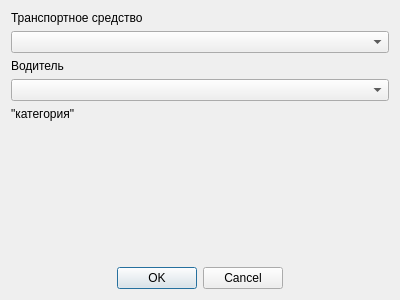
<?xml version="1.0" encoding="UTF-8"?>
<ui version="4.0">
 <class>addFixDriver</class>
 <widget class="QDialog" name="addFixDriver">
  <property name="geometry">
   <rect>
    <x>0</x>
    <y>0</y>
    <width>400</width>
    <height>300</height>
   </rect>
  </property>
  <property name="maximumSize">
   <size>
    <width>400</width>
    <height>300</height>
   </size>
  </property>
  <property name="windowTitle">
   <string>Закрепление водителя</string>
  </property>
  <layout class="QVBoxLayout" name="verticalLayout">
   <item>
    <widget class="QLabel" name="label">
     <property name="text">
      <string>&lt;html&gt;&lt;head/&gt;&lt;body&gt;&lt;p&gt;Транспортное средство&lt;/p&gt;&lt;/body&gt;&lt;/html&gt;</string>
     </property>
    </widget>
   </item>
   <item>
    <widget class="QComboBox" name="autosBox"/>
   </item>
   <item>
    <widget class="QLabel" name="label_2">
     <property name="text">
      <string>Водитель</string>
     </property>
    </widget>
   </item>
   <item>
    <widget class="QComboBox" name="driversBox"/>
   </item>
   <item>
    <widget class="QLabel" name="category">
     <property name="text">
      <string>&quot;категория&quot;</string>
     </property>
    </widget>
   </item>
   <item>
    <spacer name="verticalSpacer">
     <property name="orientation">
      <enum>Qt::Vertical</enum>
     </property>
     <property name="sizeHint" stdset="0">
      <size>
       <width>20</width>
       <height>40</height>
      </size>
     </property>
    </spacer>
   </item>
   <item>
    <widget class="QDialogButtonBox" name="buttonBox">
     <property name="orientation">
      <enum>Qt::Horizontal</enum>
     </property>
     <property name="standardButtons">
      <set>QDialogButtonBox::Cancel|QDialogButtonBox::Ok</set>
     </property>
     <property name="centerButtons">
      <bool>true</bool>
     </property>
    </widget>
   </item>
  </layout>
 </widget>
 <resources/>
 <connections>
  <connection>
   <sender>buttonBox</sender>
   <signal>accepted()</signal>
   <receiver>addFixDriver</receiver>
   <slot>accept()</slot>
   <hints>
    <hint type="sourcelabel">
     <x>248</x>
     <y>254</y>
    </hint>
    <hint type="destinationlabel">
     <x>157</x>
     <y>274</y>
    </hint>
   </hints>
  </connection>
  <connection>
   <sender>buttonBox</sender>
   <signal>rejected()</signal>
   <receiver>addFixDriver</receiver>
   <slot>reject()</slot>
   <hints>
    <hint type="sourcelabel">
     <x>316</x>
     <y>260</y>
    </hint>
    <hint type="destinationlabel">
     <x>286</x>
     <y>274</y>
    </hint>
   </hints>
  </connection>
 </connections>
</ui>
